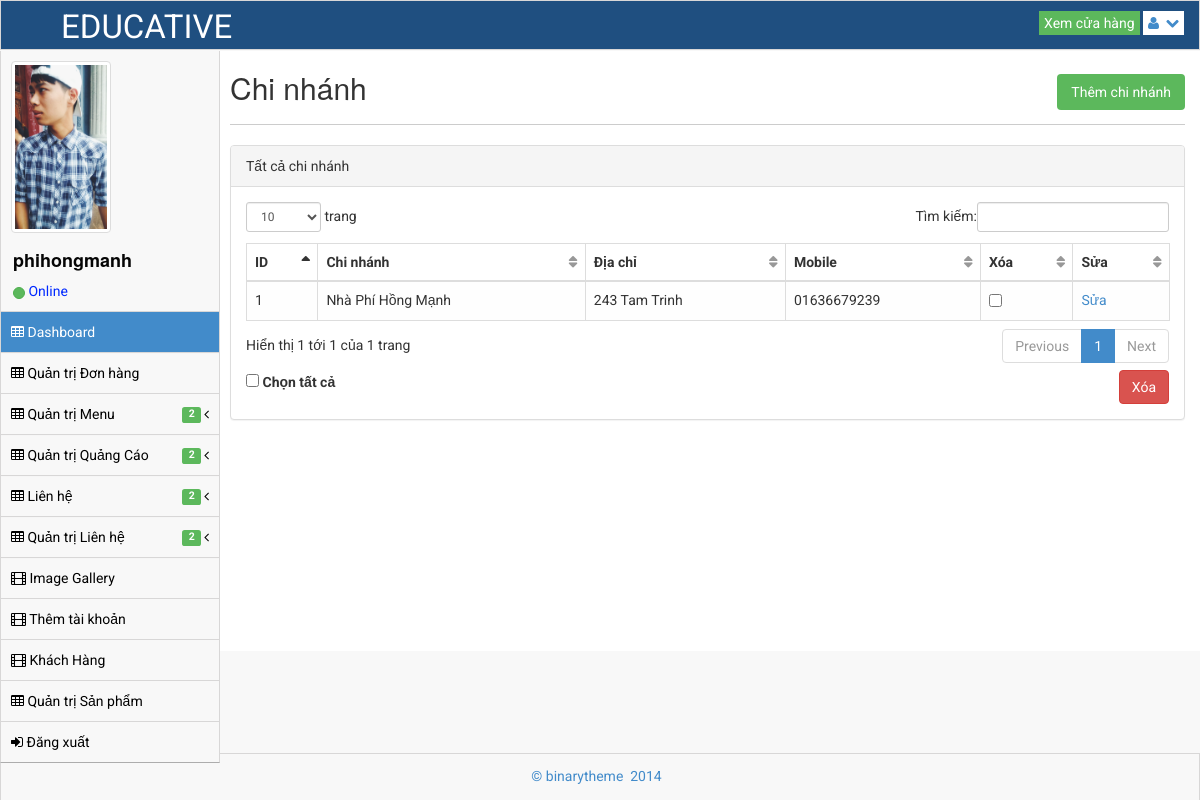
The page /admin/branch-list.php (signed in) on the database its author committed.
### tables this page shows
CREATE TABLE `register` (
  `iid_register` int(64) NOT NULL,
  `vuser` varchar(128) NOT NULL,
  `vpass` varchar(128) NOT NULL,
  `vname` varchar(128) NOT NULL,
  `vmail` varchar(128) NOT NULL,
  `vava` varchar(128) NOT NULL,
  `vlever` varchar(128) NOT NULL
);

CREATE TABLE `address_footer` (
  `iid_footer` int(64) NOT NULL,
  `vname` varchar(128) NOT NULL,
  `vaddress` varchar(128) NOT NULL,
  `vmobile` varchar(128) NOT NULL
);

### admin/branch-list.php (the view, shortened to what this page needs)
<!DOCTYPE html>
 <html lang="en">
<head>
    <link rel="stylesheet" href="assets/plugins/bootstrap/css/bootstrap.css" />
    <link rel="stylesheet" href="assets/css/main.css" />
    <link rel="stylesheet" href="assets/css/theme.css" />
    <link rel="stylesheet" href="assets/css/MoneAdmin.css" />
    <link rel="stylesheet" href="assets/plugins/Font-Awesome/css/font-awesome.css" />
    <link href="assets/plugins/dataTables/dataTables.bootstrap.css" rel="stylesheet" />
</head>
<body class="padTop53 " >
    <div id="wrap">
        <?php include('header.php') ?>
        <?php include('sidebar.php') ?>
        <div id="content">
            <div class="inner">
                <div class="row">
                    <div class="col-lg-12">
                        <h2 class="list-product"> Chi nhánh </h2>
                        <a href="add-branch.php" class="btn-success add-product">Thêm chi nhánh</a>
                    </div>
                </div>
                <hr />
                <div class="row">
                <div class="col-lg-12">
                    <div class="panel panel-default">
                        <div class="panel-heading">
                            Tất cả chi nhánh
                        </div>
                        <div class="panel-body">
                            <div class="table-responsive">
                                <form action="branch-list.php" method="post">
                                <table class="table table-striped table-bordered table-hover" id="dataTables-example">
                                    <thead>
                                        <tr>
                                            <th>ID</th>
                                            <th>Chi nhánh</th>
                                            <th>Địa chỉ</th>
                                            <th>Mobile</th>
                                            <th>Xóa</th>
                                            <th>Sửa</th>
                                        </tr>
                                    </thead>
                                    <tbody>
                                        <?php
                                        include('../host.php');
                                        mysqli_set_charset($connect, "utf8");
                                        $sql_td = mysqli_query($connect, "SELECT * FROM address_footer");
                                        $stt=1;
                                        while ($row = mysqli_fetch_array($sql_td)) {
                                            echo " <tr>";
                                            echo "<td>" . $stt++ . "</td>";
                                            echo "<td>" . $row['vname'] . "</td>";
                                            echo "<td>" . $row['vaddress'] . "</td>";
                                            echo "<td>" . $row['vmobile'] . "</td>";
                                            echo "<td><input name=chk[] class='checkk' type=checkbox value='" . $row['iid_footer'] . "'></td>";
                                            echo "<td><a href='branch_editors.php?id=" . $row['iid_footer'] . "'>Sửa</a></td>";
                                            echo "</tr>";
                                        }
                                        ?>
                                    </tbody>
                                </table>
                                    <label><input type="checkbox" id="checkAll" /> Chọn tất cả</label>
                                <input type="submit" name='btn-delete' class="btn btn-danger btn-delete" value="Xóa">
                                </form>
                            </div>
                        </div>
                    </div>
                </div>
            </div>
            </div>
        </div>
    </div>
    <div id="footer">
        <p>&copy;  binarytheme &nbsp;2014 &nbsp;</p>
    </div>
</body>
</html>

### admin/sidebar.php (shortened to what this page needs)
<div id="left" >
    <div class="media user-media well-small">
        <a class="user-link" href="#">
            <img class="media-object img-thumbnail user-img" alt="User Picture" src="<?php
            include('../host.php');
            mysqli_set_charset($connect, "utf8");
            $sql_td = mysqli_query($connect, 'select * from register where vuser="'.$_SESSION['vuser'].'"' );
            while ($row = mysqli_fetch_array($sql_td)) {
                echo $row['vava'];
            }
            ?>" />
        </a>
        <br />
        <div class="media-body">
            <h5 class="media-heading"><?php
                include('../host.php');
                mysqli_set_charset($connect, "utf8");
                $sql_td = mysqli_query($connect, 'select * from register where vuser="'.$_SESSION['vuser'].'"' );
                while ($row = mysqli_fetch_array($sql_td)) {
                    echo $row['vuser'];
                }
                ?></h5>
            <ul class="list-unstyled user-info">
                <li>
                    <a class="btn btn-success btn-xs btn-circle" style="width: 10px;height: 12px;"></a> Online
                </li>
            </ul>
        </div>
        <br />
    </div>
    <ul id="menu" class="collapse">
        <?php
            if(isset($_SESSION['vuser']) && $_SESSION['vlever']==1 ){
                echo '<li class="panel active">
            <a href="index.php" >
                <i class="icon-table"></i> Dashboard
            </a>
        </li>
        <li><a href="cart-list.php"><i class="icon-table"></i> Quản trị Đơn hàng</a></li>
        <li class="panel ">
            <a href="#" data-parent="#menu" data-toggle="collapse" class="accordion-toggle collapsed" data-target="#form-nav">
                <i class="icon-table"></i> Quản trị Menu
                        <span class="pull-right">
                            <i class="icon-angle-left"></i>
                        </span>
                &nbsp; <span class="label label-success">2</span>&nbsp;
            </a>
        </li>
        <li class="panel ">
            <a href="#" data-parent="#menu" data-toggle="collapse" class="accordion-toggle collapsed" data-target="#ads-nav">
                <i class="icon-table"></i> Quản trị Quảng Cáo
                        <span class="pull-right">
                            <i class="icon-angle-left"></i>
                        </span>
                &nbsp; <span class="label label-success">2</span>&nbsp;
            </a>
        </li>
        <li class="panel ">
            <a href="#" data-parent="#menu" data-toggle="collapse" class="accordion-toggle collapsed" data-target="#kh-nav">
                <i class="icon-table"></i> Liên hệ
                        <span class="pull-right">
                            <i class="icon-angle-left"></i>
                        </span>
                &nbsp; <span class="label label-success">2</span>&nbsp;
            </a>
        </li>
        <li class="panel ">
            <a href="#" data-parent="#menu" data-toggle="collapse" class="accordion-toggle collapsed" data-target="#lh-nav">
                <i class="icon-table"></i> Quản trị Liên hệ
                        <span class="pull-right">
                            <i class="icon-angle-left"></i>
                        </span>
                &nbsp; <span class="label label-success">2</span>&nbsp;
            </a>
        </li>
        <li><a href="gallery.php"><i class="icon-film"></i> Image Gallery </a></li>
        <li><a href="add-user.php"><i class="icon-film"></i> Thêm tài khoản </a></li>
        <li><a href="khachhang.php"><i class="icon-film"></i> Khách Hàng </a></li>
        <li><a href="product-list.php"><i class="icon-table"></i> Quản trị Sản phẩm</a></li>
        <li><a href="../logout.php"><i class="icon-signin"></i> Đăng xuất </a></li>';
            }else if(isset($_SESSION['vuser']) && $_SESSION['vlever']==2){
                echo '<li class="panel active">
            <a href="index.php" >
                <i class="icon-table"></i> Dashboard
            </a>
        </li>
        <li><a href="cart-list.php"><i class="icon-table"></i> Quản trị Đơn hàng</a></li>
            <li class="panel ">
            <a href="#" data-parent="#menu" data-toggle="collapse" class="accordion-toggle collapsed" data-target="#form-nav">
                <i class="icon-table"></i> Quản trị Menu
                        <span class="pull-right">
                            <i class="icon-angle-left"></i>
                        </span>
                &nbsp; <span class="label label-success">2</span>&nbsp;
            </a>
            <ul class="collapse" id="form-nav">
                <li class=""><a href="add-menu.php"><i class="icon-angle-right"></i> Thêm mới Menu </a></li>
                <li class=""><a href="menu-list.php"><i class="icon-angle-right"></i> Danh sách Menu </a></li>
            </ul>
        </li>
        <li class="panel ">
            <a href="#" data-parent="#menu" data-toggle="collapse" class="accordion-toggle collapsed" data-target="#ads-nav">
                <i class="icon-table"></i> Quản trị Quảng Cáo
                        <span class="pull-right">
                            <i class="icon-angle-left"></i>
                        </span>
                &nbsp; <span class="label label-success">2</span>&nbsp;
            </a>
            <ul class="collapse" id="ads-nav">
                <li class=""><a href="ads-list.php"><i class="icon-angle-right"></i> Chỉnh sửa Banner Trái </a></li>
                <li class=""><a href="slideshow-list.php"><i class="icon-angle-right"></i> Chỉnh sửa Slideshow </a></li>
            </ul>
        </li>
        <li class="panel ">
            <a href="#" data-parent="#menu" data-toggle="collapse" class="accordion-toggle collapsed" data-target="#kh-nav">
                <i class="icon-table"></i> Quản trị Khách hàng
                        <span class="pull-right">
                            <i class="icon-angle-left"></i>
                        </span>
                &nbsp; <span class="label label-success">2</span>&nbsp;
            </a>
            <ul class="collapse" id="kh-nav">
                <li class=""><a href="contact-list.php"><i class="icon-angle-right"></i> Nhận thông tin mới </a></li>
                <li class=""><a href="send-user-list.php"><i class="icon-angle-right"></i> Khách hàng phản hồi  </a></li>
            </ul>
        </li>
        <li class="panel ">
            <a href="#" data-parent="#menu" data-toggle="collapse" class="accordion-toggle collapsed" data-target="#lh-nav">
                <i class="icon-table"></i> Quản trị Liên hệ
                        <span class="pull-right">
                            <i class="icon-angle-left"></i>
                        </span>
                &nbsp; <span class="label label-success">2</span>&nbsp;
            </a>
            <ul class="collapse" id="lh-nav">
                <li class=""><a href="branch-list.php"><i class="icon-angle-right"></i> Quản lý chi nhánh </a></li>
                <li class=""><a href="send-user-list.php"><i class="icon-angle-right"></i> Khách hàng phản hồi  </a></li>
            </ul>
        </li>
        <li><a href="gallery.php"><i class="icon-film"></i> Image Gallery </a></li>
        <li><a href="product-list.php"><i class="icon-table"></i> Quản trị Sản phẩm</a></li>
        <li><a href="../logout.php"><i class="icon-signin"></i> Đăng xuất </a></li>';
            }else if(isset($_SESSION['vuser']) && $_SESSION['vlever']==3){
                echo '<li class="panel active">
            <a href="index.php" >
                <i class="icon-table"></i> Dashboard
            </a>
        </li>
        <li class="panel ">
            <a href="#" data-parent="#menu" data-toggle="collapse" class="accordion-toggle collapsed" data-target="#ads-nav">
                <i class="icon-table"></i> Quản trị Quảng Cáo
                        <span class="pull-right">
                            <i class="icon-angle-left"></i>
                        </span>
                &nbsp; <span class="label label-success">2</span>&nbsp;
            </a>
            <ul class="collapse" id="ads-nav">
                <li class=""><a href="ads-list.php"><i class="icon-angle-right"></i> Chỉnh sửa Banner Trái </a></li>
                <li class=""><a href="slideshow-list.php"><i class="icon-angle-right"></i> Chỉnh sửa Slideshow </a></li>
            </ul>
        </li>
        <li><a href="gallery.php"><i class="icon-film"></i> Image Gallery </a></li>
        <li><a href="product-list.php"><i class="icon-table"></i> Quản trị Sản phẩm</a></li>
        <li><a href="../logout.php"><i class="icon-signin"></i> Đăng xuất </a></li>';
            }else{
            }
        ?>
    </ul>
</div>

### admin/assets/css/MoneAdmin.css (style rules this page uses)
body { background-color: #f8f8f8; }
table.dataTable thead .sorting, table.dataTable thead .sorting_asc:after, table.dataTable thead .sorting_desc, table.dataTable thead .sorting_asc_disabled, table.dataTable thead .sorting_desc_disabled { background: transparent; }
table.dataTable thead .sorting_asc:after { content: "\f0de"; float: right; font-family: fontawesome; }
table.dataTable thead .sorting:after { content: "\f0dc"; float: right; font-family: fontawesome; color: rgba(50,50,50,.5); }
.btn-circle { width: 30px; height: 30px; padding: 6px 0; border-radius: 15px; text-align: center; font-size: 12px; line-height: 1.428571429; }

### rows shown on the page
register: vava (picture), vuser "phihongmanh"
address_footer: vname "Nhà Phí Hồng Mạnh", vaddress "243 Tam Trinh", vmobile "01636679239"
